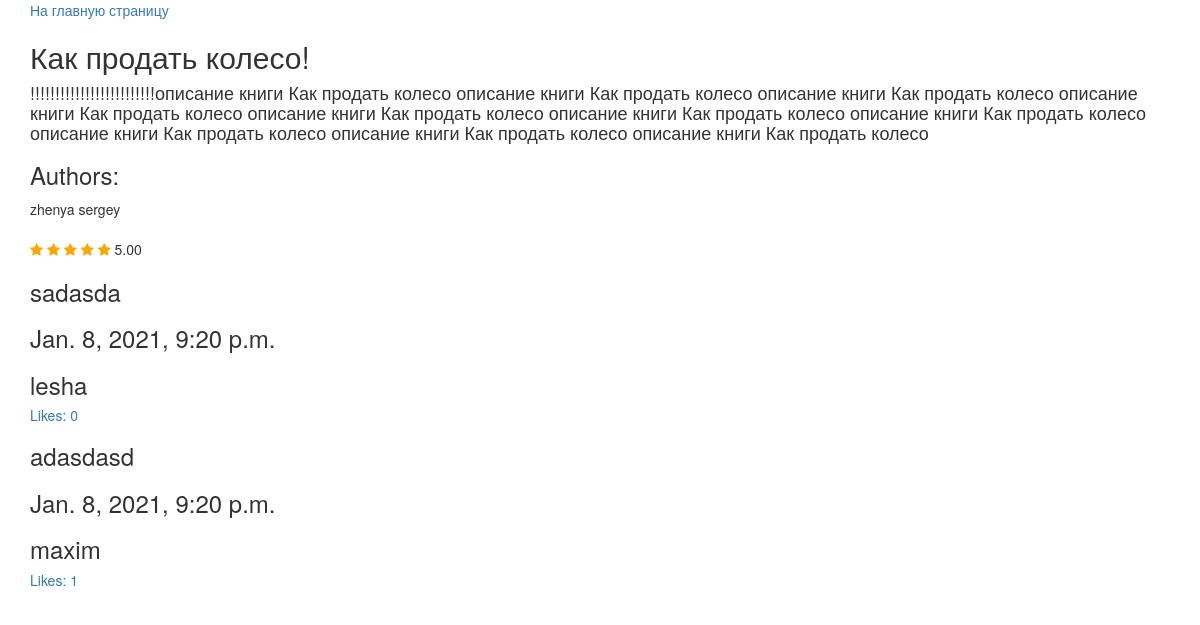
Page /shop/book_detail/kak-prodat-koleso/ on the earlier database version.
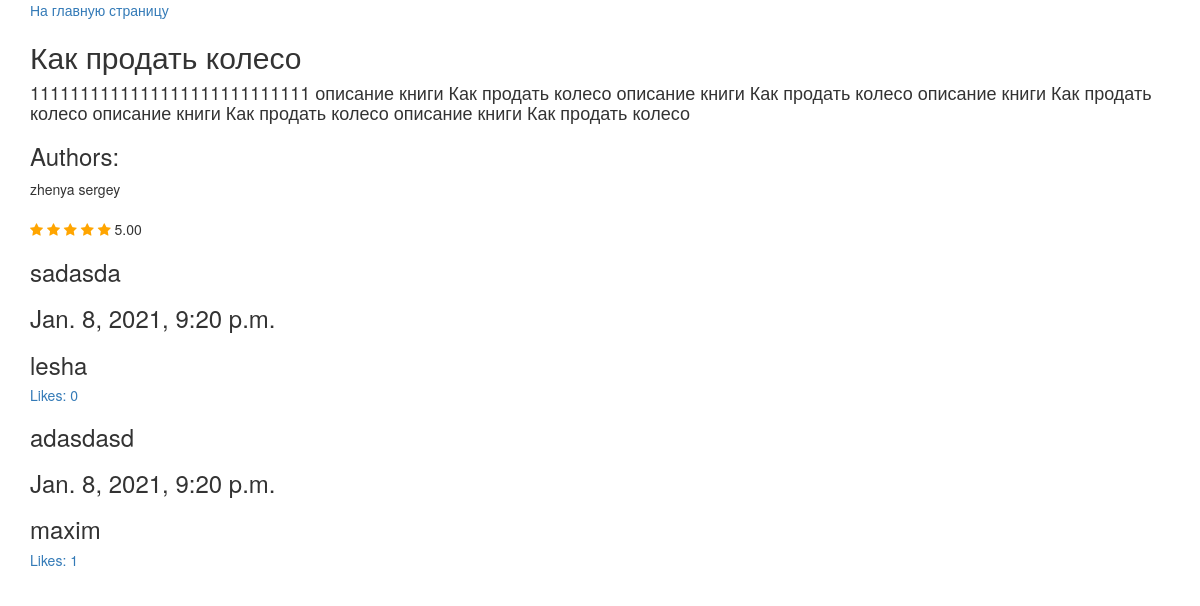
Same page on the later database version.
### manager/models.py (models this page shows, shortened)
class Book(models.Model):
    title = models.CharField(max_length=250)
    date = models.DateTimeField(verbose_name='date-time', auto_now=False, null=True)
    authors = models.ManyToManyField(User, related_name='books')
    description = models.TextField(verbose_name='описание', null=True)
    likes = models.PositiveIntegerField(default=0)
    genres = models.CharField(max_length=50, verbose_name='жанр', null=True)
    rate = models.DecimalField(max_digits=3, decimal_places=2, default=0.0)
    users_counted_stars = models.PositiveIntegerField(default=0, verbose_name='counted_stars')
    count_users = models.PositiveIntegerField(default=0, verbose_name='counted_users')
    slug = models.SlugField(null=True, unique=True)

### manager/views.py (the view)
# urls.py: path('book_detail/<str:slug>/', BookDetail.as_view(), name='book-detail-page'),
class BookDetail(View):
    def get(self, request, slug):
        context = {}
        comment_query = Comment.objects.annotate(count_like=Count('users_like'))
        comments = Prefetch('comments', comment_query)
        context['book'] = Book.objects.prefetch_related('authors', comments).get(slug=slug)
        context['range'] = range(1, 6)
        context["comment_form"] = CommentForm(data=request.POST)
        return render(request, 'book_detail.html', context)

### manager/templates/book_detail.html (shortened to what this page needs)
<!DOCTYPE html>
<html lang="en">
<head>
    <link rel="stylesheet" href="https://maxcdn.bootstrapcdn.com/bootstrap/3.4.1/css/bootstrap.min.css">
    <link rel="stylesheet" href="https://cdnjs.cloudflare.com/ajax/libs/font-awesome/4.7.0/css/font-awesome.min.css">
</head>
<body>
<div class="container">
<a href="{% url 'to_main_page' %}">На главную страницу</a>
<h2>{{ book.title }}</h2>
<h4>{{ book.description }}</h4>
<h3> Authors: </h3>
{% for author in book.authors.all %}
<span> {{ author }} </span>
{% endfor %}
<br><br>
    {% for i in range %}
        {% if book.rate >= i %}
        <a href="{% url 'add_rating_location' slug=book.slug rate=i  location=1 %}">
        <span class="fa fa-star checked"></span>
        </a>
        {% else %}
        <a href="{% url 'add_rating_location' slug=book.slug rate=i location=1 %}">
        <span class="fa fa-star"></span>
        </a>
        {% endif %}
    {% endfor %}
     {{ book.rate }}
{% for comment in book.comments.all %}
<h3>{{ comment.comment }}</h3>
<h3>{{ comment.date }}</h3>
<h3>{{ comment.author }}</h3>
<a href="{% url 'comment_like_location' id=comment.id slug=comment.book.slug %}"><h5>Likes: {{ comment.users_like.count }}</h5></a>
{% endfor %}
</div>
</body>
</html>

Differences in the rows shown:
changed Book: title "Как продать колесо!" → "Как продать колесо"; description "!!!!!!!!!!!!!!!!!!!!!!!!!описание книги Как продать колесо описание книги Как продать колесо описание книги Как продать колесо описание книги Как продать колесо описание книги Как продать колесо описание книги Как продать…" → "1111111111111111111111111111 описание книги Как продать…"
